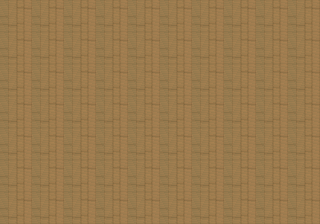

This is a level from a 2D game, rendered from its Tiled map with the project's own tilesets. A one-line summary and the complete map file follow:
An orthogonal 10x7 tile map with 32x32 px tiles, 1 tile layer (Ground), 2 tilesets and 24 objects (6x nav-node, from-outdoors, default).

<map version="1.10" tiledversion="1.12.0" orientation="orthogonal" renderorder="right-down" width="10" height="7" tilewidth="32" tileheight="32" infinite="0" nextlayerid="7" nextobjectid="38">
 <tileset firstgid="1" source="../Tilesets/CabinInterior.tsx" />
 <tileset firstgid="5" source="../Tilesets/Props.tsx" />
 <layer id="1" name="Ground" width="10" height="7">
  <data encoding="csv">
1,1,1,1,1,1,1,1,1,1,
1,1,1,1,1,1,1,1,1,1,
1,1,1,1,1,1,1,1,1,1,
1,1,1,1,1,1,1,1,1,1,
1,1,1,1,1,1,1,1,1,1,
1,1,1,1,1,1,1,1,1,1,
1,1,1,1,1,1,1,1,1,1
</data>
 </layer>
 <objectgroup id="4" name="stuff">
  <object id="5" gid="35" x="196.616" y="224.073" width="37" height="32" />
  <object id="14" gid="38" x="5.01222" y="162.715" width="25" height="48" />
  <object id="15" gid="39" x="31.2589" y="169.103" width="16" height="10" />
  <object id="16" gid="37" x="134.305" y="201.224" width="24" height="80" />
  <object id="17" gid="36" x="131.021" y="205.392" width="96" height="92" rotation="-90" />
  <object id="18" gid="40" x="2.05913" y="203.349" width="32" height="34" />
  <object id="22" gid="41" x="32" y="96" width="64" height="40" />
  <object id="23" gid="42" x="96" y="96" width="20" height="32" />
  <object id="25" gid="44" x="6.33333" y="104.667" width="20" height="32" />
 </objectgroup>
 <objectgroup id="2" name="ZoneTriggers">
  <object id="1" x="204.15" y="212.711" width="30" height="10.7655">
   <properties>
    <property name="targetMap" value="Maps/StarterMap" />
    <property name="targetSpawnId" value="from-cabin-indoors" />
   </properties>
  </object>
 </objectgroup>
 <objectgroup id="3" name="SpawnPoints">
  <object id="2" name="from-outdoors" x="205.279" y="173.906" />
  <object id="3" name="default" x="163.664" y="89.6302" />
 </objectgroup>
 <objectgroup id="5" name="NavNodes">
  <object id="26" name="entry" type="nav-node" x="210" y="175">
   <properties>
    <property name="tags" value="entry" />
   </properties>
  </object>
  <object id="27" name="center" type="nav-node" x="210" y="108" />
  <object id="28" name="kitchen" type="nav-node" x="65" y="140">
   <properties>
    <property name="tags" value="idle" />
   </properties>
  </object>
  <object id="29" name="table" type="nav-node" x="65" y="108">
   <properties>
    <property name="tags" value="idle" />
   </properties>
  </object>
  <object id="30" name="corner" type="nav-node" x="250" y="112">
   <properties>
    <property name="tags" value="lounge" />
   </properties>
  </object>
  <object id="31" name="hearth" type="nav-node" x="50" y="210">
   <properties>
    <property name="tags" value="lounge" />
   </properties>
  </object>
 </objectgroup>
 <objectgroup id="6" name="NavLinks">
  <object id="32" x="210" y="175">
   <polyline points="0,0 0,-67" />
  </object>
  <object id="33" x="210" y="108">
   <polyline points="0,0 -145,0" />
  </object>
  <object id="34" x="65" y="108">
   <polyline points="0,0 0,32" />
  </object>
  <object id="35" x="210" y="108">
   <polyline points="0,0 40,4" />
  </object>
  <object id="36" x="65" y="140">
   <polyline points="0,0 -15,70" />
  </object>
  <object id="37" x="210" y="175">
   <polyline points="0,0 40,-63" />
  </object>
 </objectgroup>
</map>
